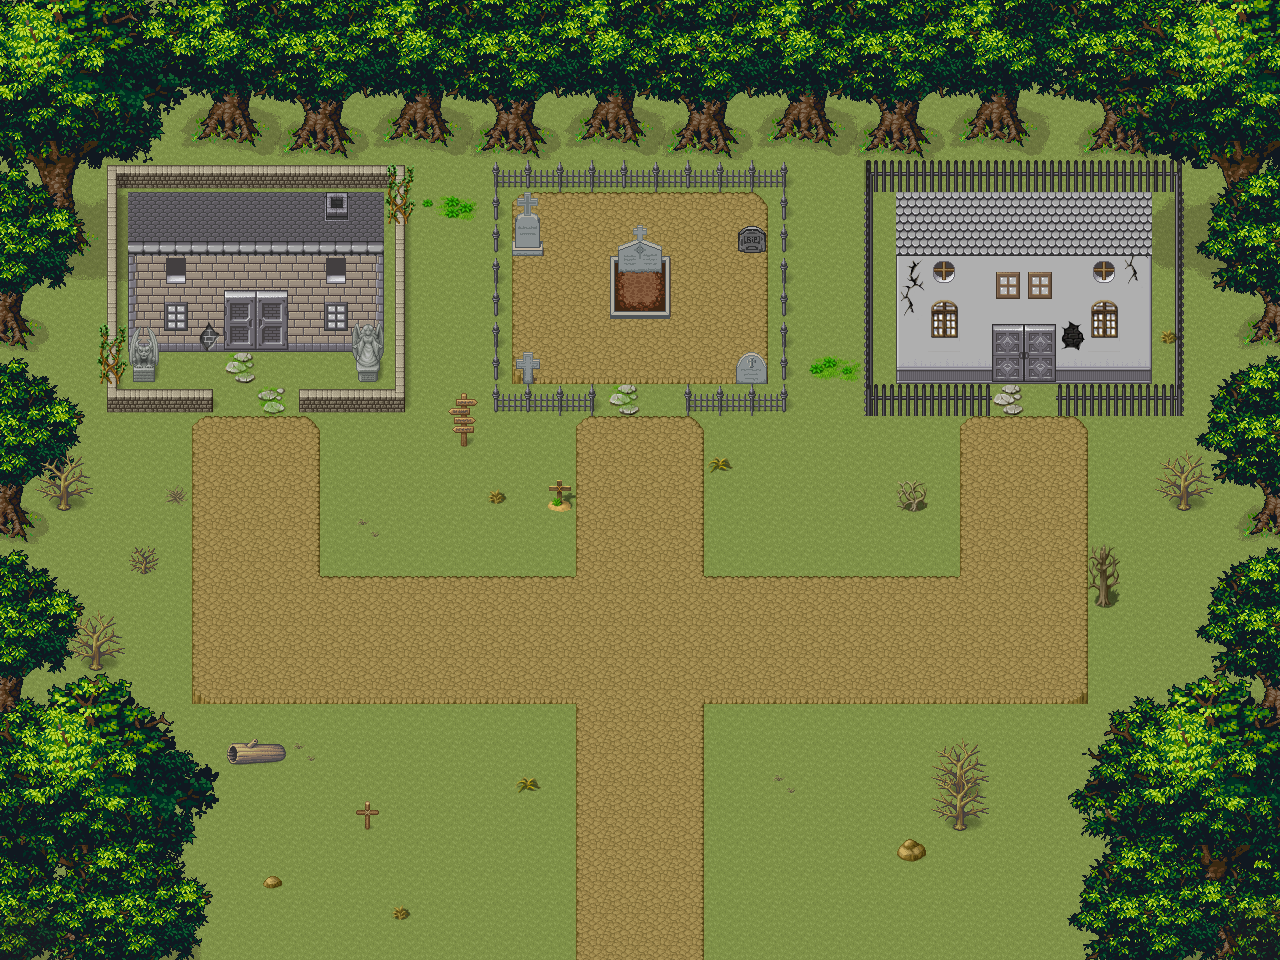

The image is a tile-based game level rendered from a .tmx file. Its description and source (layers, tilesets, objects; grid data summarised) follow:
An orthogonal 40x30 tile map with 32x32 px tiles, 8 tile layers (Ground, Tree4, Tree3, Tree2, ...), 5 tilesets and 1 object (Start).

<map version="1.10" tiledversion="1.10.2" orientation="orthogonal" renderorder="right-down" width="40" height="30" tilewidth="32" tileheight="32" infinite="0" nextlayerid="19" nextobjectid="2">
 <editorsettings>
  <export target="Blackwood.tmj" format="json" />
 </editorsettings>
 <tileset firstgid="1" name="pipoya" tilewidth="32" tileheight="32" tilecount="1064" columns="8">
  <image source="pipoya.png" width="256" height="4256" />
 </tileset>
 <tileset firstgid="1065" name="trees-green" tilewidth="32" tileheight="32" tilecount="1024" columns="32">
  <image source="trees-green.png" width="1024" height="1024" />
 </tileset>
 <tileset firstgid="2089" name="plant" tilewidth="32" tileheight="32" tilecount="256" columns="16">
  <image source="plant.png" width="512" height="512" />
 </tileset>
 <tileset firstgid="2345" name="Stairs" tilewidth="32" tileheight="32" tilecount="1024" columns="32">
  <image source="Stairs.png" width="1024" height="1024" />
 </tileset>
 <tileset firstgid="3369" name="horrorCollection22" tilewidth="32" tileheight="32" tilecount="256" columns="16">
  <image source="horrorCollection22.png" width="512" height="512" />
 </tileset>
 <layer id="1" name="Ground" width="40" height="30">
  <data>[1200 cells, 1200 non-empty, 1 distinct tile ids]</data>
 </layer>
 <layer id="12" name="Tree4" width="40" height="30">
  <data>[1200 cells, 204 non-empty, 66 distinct tile ids]</data>
 </layer>
 <layer id="14" name="Tree3" width="40" height="30">
  <data>[1200 cells, 204 non-empty, 36 distinct tile ids]</data>
 </layer>
 <layer id="11" name="Tree2" width="40" height="30">
  <data>[1200 cells, 234 non-empty, 90 distinct tile ids]</data>
 </layer>
 <layer id="15" name="Tree1" width="40" height="30">
  <data>[1200 cells, 102 non-empty, 36 distinct tile ids]</data>
 </layer>
 <layer id="5" name="MudG" width="40" height="30">
  <data>[1200 cells, 273 non-empty, 22 distinct tile ids]</data>
 </layer>
 <layer id="2" name="Buildings" width="40" height="30">
  <data>[1200 cells, 173 non-empty, 51 distinct tile ids]</data>
 </layer>
 <layer id="7" name="Windows" width="40" height="30">
  <data>[1200 cells, 80 non-empty, 48 distinct tile ids]</data>
 </layer>
 <objectgroup id="18" name="Object Layer 1">
  <object id="1" name="Start" x="640" y="904">
   <point />
  </object>
 </objectgroup>
</map>
